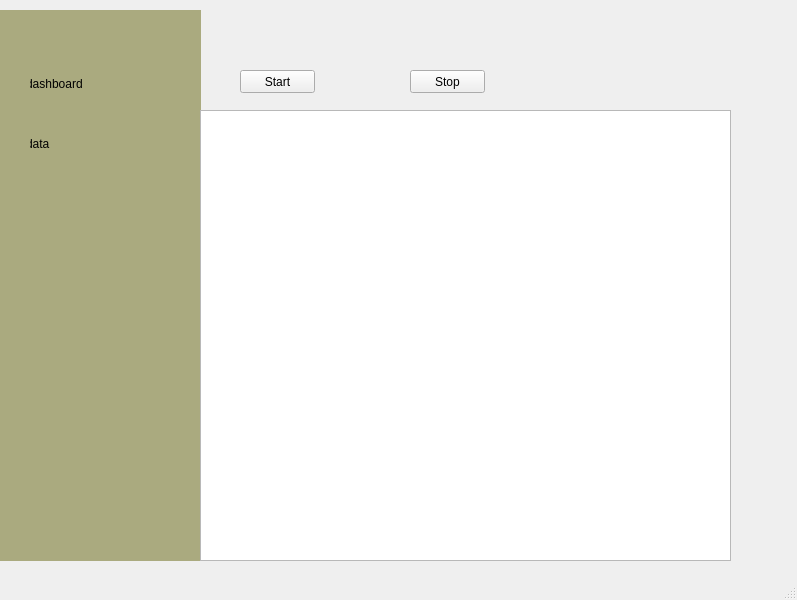
<?xml version="1.0" encoding="UTF-8"?>
<ui version="4.0">
 <class>MainWindow</class>
 <widget class="QMainWindow" name="MainWindow">
  <property name="geometry">
   <rect>
    <x>0</x>
    <y>0</y>
    <width>797</width>
    <height>600</height>
   </rect>
  </property>
  <property name="sizePolicy">
   <sizepolicy hsizetype="Maximum" vsizetype="Maximum">
    <horstretch>0</horstretch>
    <verstretch>0</verstretch>
   </sizepolicy>
  </property>
  <property name="windowTitle">
   <string>MainWindow</string>
  </property>
  <widget class="QWidget" name="centralwidget">
   <widget class="QPushButton" name="pushButton_2">
    <property name="geometry">
     <rect>
      <x>410</x>
      <y>70</y>
      <width>75</width>
      <height>23</height>
     </rect>
    </property>
    <property name="text">
     <string>Stop</string>
    </property>
   </widget>
   <widget class="QPushButton" name="startBTn1">
    <property name="geometry">
     <rect>
      <x>240</x>
      <y>70</y>
      <width>75</width>
      <height>23</height>
     </rect>
    </property>
    <property name="text">
     <string>Start</string>
    </property>
   </widget>
   <widget class="QWidget" name="menu" native="true">
    <property name="geometry">
     <rect>
      <x>0</x>
      <y>10</y>
      <width>201</width>
      <height>551</height>
     </rect>
    </property>
    <property name="styleSheet">
     <string notr="true">#menu{
	background-color: #aaaa7f;
}</string>
    </property>
    <widget class="QWidget" name="dashboard" native="true">
     <property name="geometry">
      <rect>
       <x>30</x>
       <y>60</y>
       <width>120</width>
       <height>31</height>
      </rect>
     </property>
     <property name="styleSheet">
      <string notr="true">QWidget:hover{
	background-color: #87CBB9;
}</string>
     </property>
     <widget class="QLabel" name="label">
      <property name="geometry">
       <rect>
        <x>-4</x>
        <y>3</y>
        <width>121</width>
        <height>21</height>
       </rect>
      </property>
      <property name="text">
       <string>dashboard</string>
      </property>
     </widget>
    </widget>
    <widget class="QWidget" name="data" native="true">
     <property name="geometry">
      <rect>
       <x>30</x>
       <y>120</y>
       <width>120</width>
       <height>31</height>
      </rect>
     </property>
     <property name="styleSheet">
      <string notr="true">QWidget:hover{
	background-color: #87CBB9;
}</string>
     </property>
     <widget class="QLabel" name="label_2">
      <property name="geometry">
       <rect>
        <x>-4</x>
        <y>3</y>
        <width>121</width>
        <height>21</height>
       </rect>
      </property>
      <property name="text">
       <string>data</string>
      </property>
     </widget>
    </widget>
   </widget>
   <widget class="QTextEdit" name="table2">
    <property name="geometry">
     <rect>
      <x>200</x>
      <y>110</y>
      <width>531</width>
      <height>451</height>
     </rect>
    </property>
   </widget>
  </widget>
  <widget class="QMenuBar" name="menubar">
   <property name="geometry">
    <rect>
     <x>0</x>
     <y>0</y>
     <width>797</width>
     <height>22</height>
    </rect>
   </property>
  </widget>
  <widget class="QStatusBar" name="statusbar"/>
 </widget>
 <resources/>
 <connections/>
</ui>
